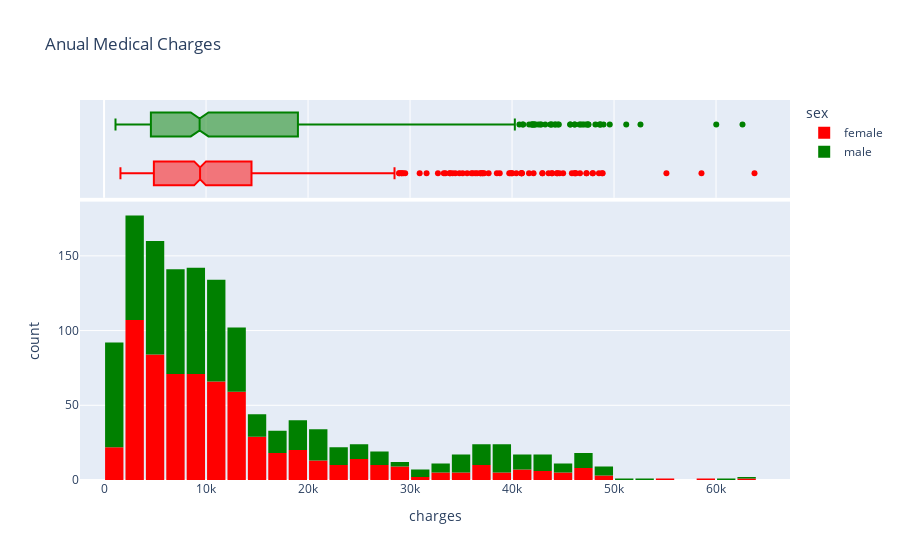

Notebook code cell kept with this figure:
### Code cell
fig = px.histogram(medical_df, x='charges',marginal='box',color='sex',color_discrete_sequence=['red','green'],title="Anual Medical Charges")
fig.update_layout(bargap = 0.1)
fig.show()

### Figure 1 — Plotly figure (JSON) as saved in the notebook; plotly's stock layout.template omitted (floating-point values rounded to 4 significant figures; data arrays with more than 128 entries replaced by an {"elided": "..."} marker saying what was removed)
{"data": [{"bingroup": "x", "hovertemplate": "sex=female<br>charges=%{x}<br>count=%{y}<extra></extra>", "legendgroup": "female", "marker": {"color": "red", "pattern": {"shape": ""}}, "name": "female", "orientation": "v", "showlegend": true, "type": "histogram", "x": {"elided": "662 float values"}, "xaxis": "x", "yaxis": "y"}, {"hovertemplate": "sex=female<br>charges=%{x}<extra></extra>", "legendgroup": "female", "marker": {"color": "red"}, "name": "female", "notched": true, "showlegend": false, "type": "box", "x": {"elided": "662 float values"}, "xaxis": "x2", "yaxis": "y2"}, {"bingroup": "x", "hovertemplate": "sex=male<br>charges=%{x}<br>count=%{y}<extra></extra>", "legendgroup": "male", "marker": {"color": "green", "pattern": {"shape": ""}}, "name": "male", "orientation": "v", "showlegend": true, "type": "histogram", "x": {"elided": "676 float values"}, "xaxis": "x", "yaxis": "y"}, {"hovertemplate": "sex=male<br>charges=%{x}<extra></extra>", "legendgroup": "male", "marker": {"color": "green"}, "name": "male", "notched": true, "showlegend": false, "type": "box", "x": {"elided": "676 float values"}, "xaxis": "x2", "yaxis": "y2"}], "layout": {"bargap": 0.1, "barmode": "relative", "legend": {"title": {"text": "sex"}, "tracegroupgap": 0}, "title": {"text": "Anual Medical Charges"}, "xaxis": {"anchor": "y", "domain": [0, 1], "title": {"text": "charges"}}, "xaxis2": {"anchor": "y2", "domain": [0, 1], "matches": "x", "showgrid": true, "showticklabels": false}, "yaxis": {"anchor": "x", "domain": [0, 0.7326], "title": {"text": "count"}}, "yaxis2": {"anchor": "x2", "domain": [0.7426, 1], "matches": "y2", "showgrid": false, "showline": false, "showticklabels": false, "ticks": ""}}}
